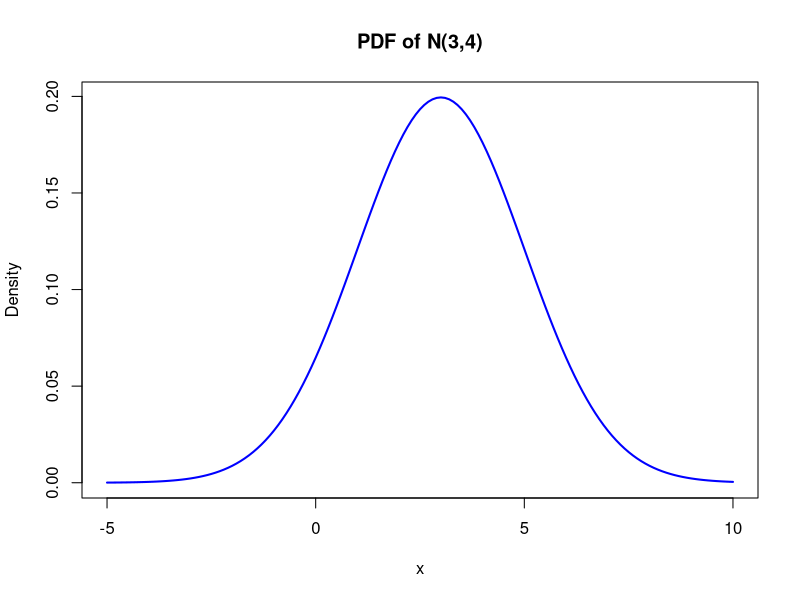
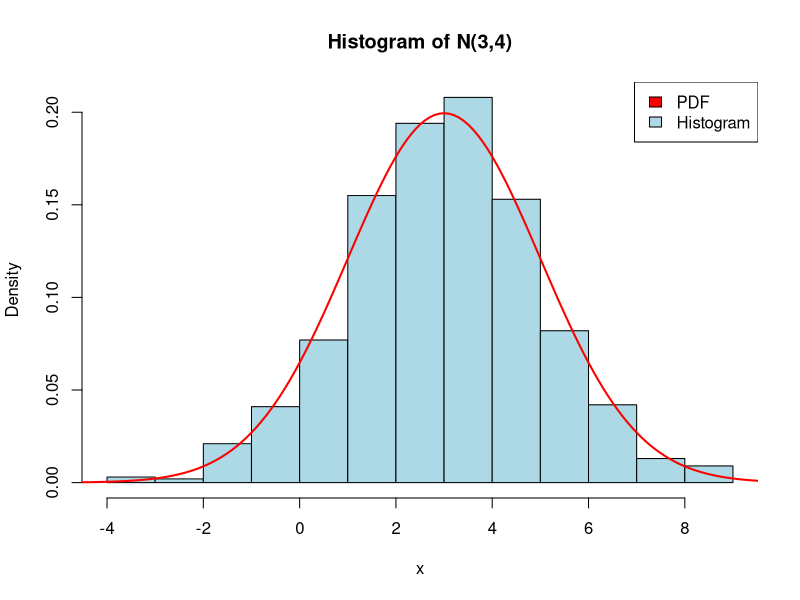

Here is the R script that generated these plots, in order:
# a
X = seq(-5,10,by=0.1)
pdf.X = dnorm(X,3,2)
#pdf.X

### b
plot(X, pdf.X, type="l", main="PDF of N(3,4)",
     xlab="x", ylab="Density", col="blue", lwd=2)

### c
set.seed(111)
n = 1000
nor.x = rnorm(n,3,2)
#nor.x
summary(nor.x)
sd(nor.x)
hist(nor.x, main="Histogram of N(3,4)", freq = F,
     xlab="x", ylab="Density", col="lightblue", border="black")
lines(X, pdf.X, col="red", lwd=2)

# Adding a legend to the histogram
legend("topright", legend=c("PDF", "Histogram"),
       fill=c("red", "lightblue"))
